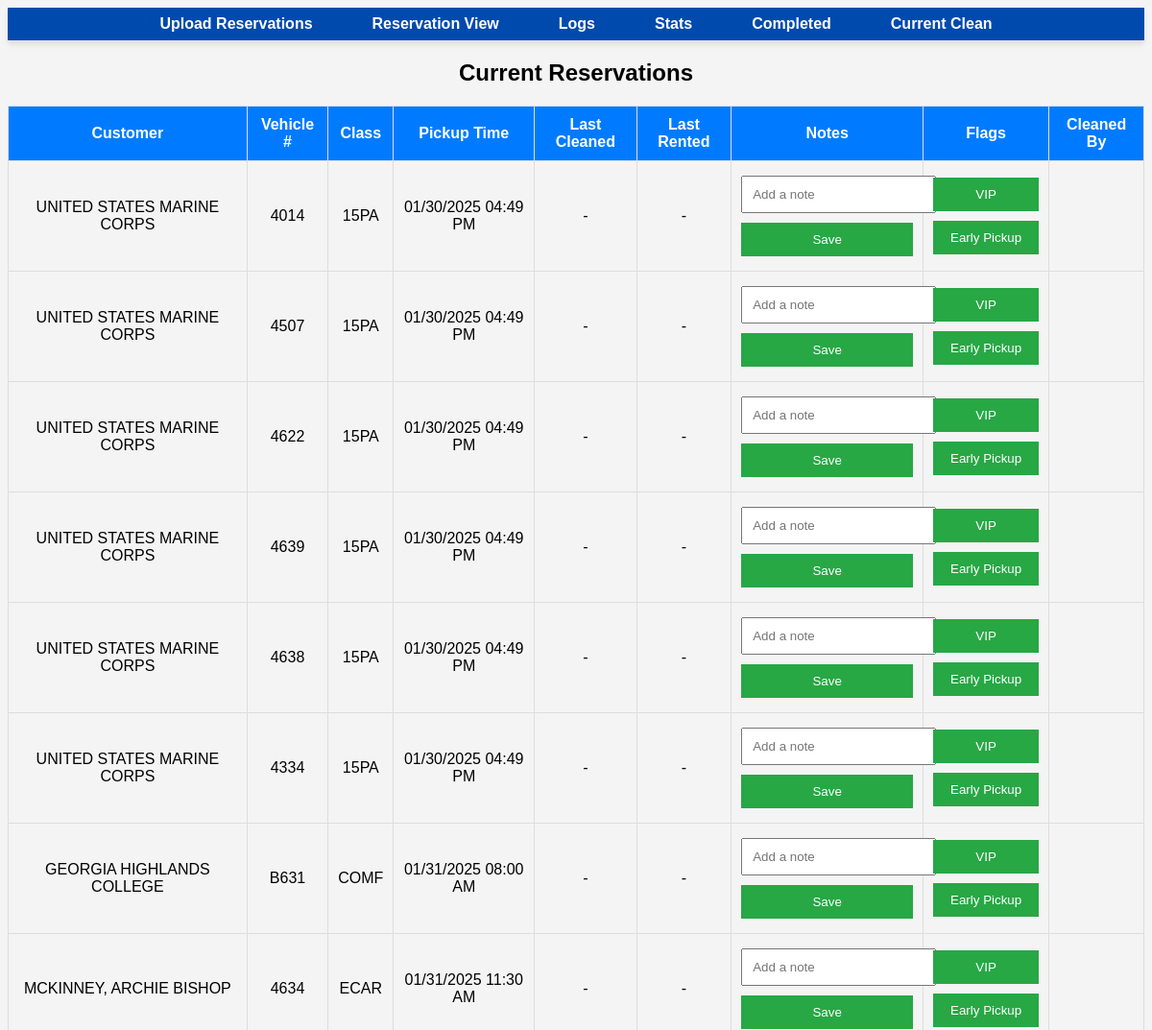
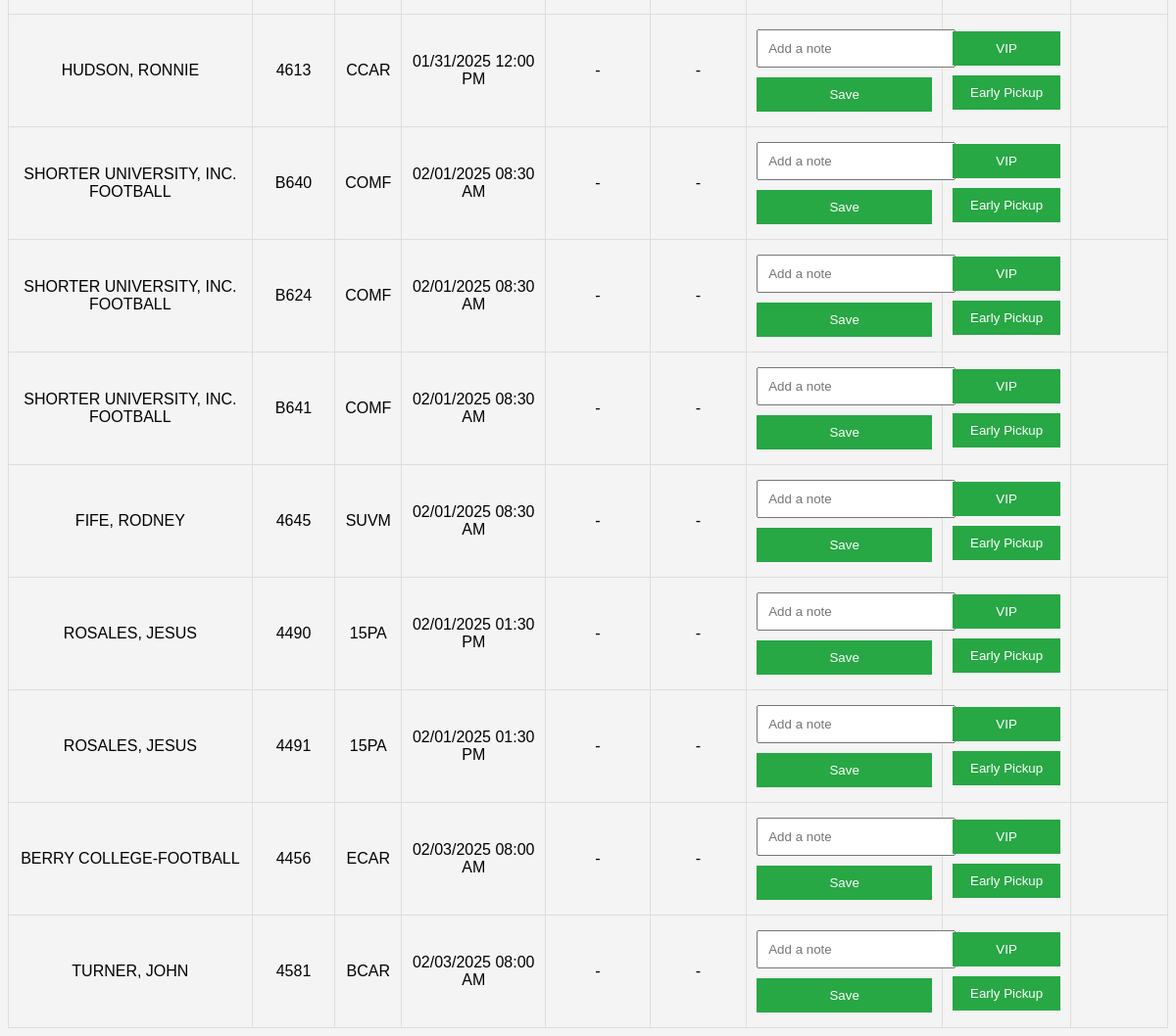
/admin-dashboard (signed in), run on the app's committed database (2 pictures, top to bottom).
### app.py (models this page shows)
class Reservation(db.Model):
    id = db.Column(db.Integer, primary_key=True)
    customer_name = db.Column(db.String(100))
    vehicle_number = db.Column(db.String(10))
    vehicle_class = db.Column(db.String(50))
    pickup_time = db.Column(db.DateTime)
    last_cleaned = db.Column(db.String(50), default="-")
    last_rented = db.Column(db.String(50), default="-")
    cleaned_by = db.Column(db.String(100), default="")
    notes = db.Column(db.Text, default="")
    is_vip = db.Column(db.Boolean, default=False)
    early_pickup = db.Column(db.Boolean, default=False)
    completed = db.Column(db.Boolean, default=False)  # ✅ New column

### app.py (the view)
@app.route('/admin-dashboard')
def admin_dashboard():
    if 'admin' in session:
        reservations = Reservation.query.filter_by(completed=False).order_by(Reservation.pickup_time).all()
        return render_template('admin_dashboard.html', reservations=reservations)
    return redirect(url_for('login'))

### templates/admin_dashboard.html (shortened to what this page needs)
<!DOCTYPE html>
<html lang="en">
<head>
    <link rel="stylesheet" href="{{ url_for('static', filename='styles.css') }}">
</head>
<body>
    <nav class="navigation">
    <ul>
        <li><a href="{{ url_for('upload_reservations') }}">Upload Reservations</a></li>
        <li><a href="{{ url_for('reservation_page') }}">Reservation View</a></li>
        <li><a href="{{ url_for('logs_page') }}">Logs</a></li>
        <li><a href="{{ url_for('stats_page') }}">Stats</a></li>
		<li><a href="{{ url_for('completed_page') }}">Completed</a></li>
        <li><a href="{{ url_for('current_clean_page') }}">Current Clean</a></li>
    </ul>
</nav>
        <h2>Current Reservations</h2>
        <table>
            <thead>
                <tr>
                    <th>Customer</th>
                    <th>Vehicle #</th>
                    <th>Class</th>
                    <th>Pickup Time</th>
                    <th>Last Cleaned</th>
                    <th>Last Rented</th>
                    <th>Notes</th>
                    <th>Flags</th>
                    <th>Cleaned By</th>
                </tr>
            </thead>
            <tbody>
                {% for res in reservations %}
                <tr>
                    <td>{{ res.customer_name }}</td>
                    <td>{{ res.vehicle_number }}</td>
                    <td>{{ res.vehicle_class }}</td>
                    <td>{{ res.pickup_time.strftime('%m/%d/%Y %I:%M %p') }}</td>
                    <td>{{ res.last_cleaned }}</td>
                    <td>{{ res.last_rented }}</td>
                    <td>
                        <form action="{{ url_for('edit_note', reservation_id=res.id) }}" method="POST">
                            <input type="text" name="notes" value="{{ res.notes }}" placeholder="Add a note">
                            <button type="submit">Save</button>
                        </form>
                    </td>
                    <td>
                        <button onclick="toggleVIP({{ res.id }})" class="{{ 'vip-active' if res.is_vip else '' }}">VIP</button>
                        <button onclick="toggleEarly({{ res.id }})" class="{{ 'early-active' if res.early_pickup else '' }}">Early Pickup</button>
                    </td>
                    <td>{{ res.cleaned_by }}</td>
                </tr>
                {% endfor %}
            </tbody>
        </table>
</body>
</html>

### static/styles.css (style rules this page uses)
body { font-family: Arial, sans-serif; text-align: center; background-color: #f4f4f4; }
input, select, button { width: 100%; padding: 10px; margin: 5px 0; }
button { background: #28a745; color: white; border: none; cursor: pointer; }
table { width: 100%; border-collapse: collapse; margin-top: 20px; }
th, td { border: 1px solid #ddd; padding: 10px; }
th { background-color: #28a745; color: white; }
th { background-color: #007bff; color: white; }
.navigation { background-color: #004aad; display: flex; justify-content: center; padding: 0.5em; box-shadow: 0px 4px 6px rgba(0, 0, 0, 0.1); }
.navigation ul { list-style: none; display: flex; margin: 0; padding: 0; }
.navigation li { margin: 0 15px; }
.navigation a { text-decoration: none; color: white; font-weight: bold; font-size: 1rem; padding: 0.5em 1em; border-radius: 5px; transition: background-color 0.3s ease; }

### data on the page
Reservation: customer_name "UNITED STATES MARINE CORPS", vehicle_number "4014", vehicle_class "15PA", pickup_time "01/30/2025 04:49 PM", last_cleaned "-", last_rented "-"
Reservation: customer_name "UNITED STATES MARINE CORPS", vehicle_number "4507", vehicle_class "15PA", pickup_time "01/30/2025 04:49 PM", last_cleaned "-", last_rented "-"
Reservation: customer_name "UNITED STATES MARINE CORPS", vehicle_number "4622", vehicle_class "15PA", pickup_time "01/30/2025 04:49 PM", last_cleaned "-", last_rented "-"
Reservation: customer_name "UNITED STATES MARINE CORPS", vehicle_number "4639", vehicle_class "15PA", pickup_time "01/30/2025 04:49 PM", last_cleaned "-", last_rented "-"
Reservation: customer_name "UNITED STATES MARINE CORPS", vehicle_number "4638", vehicle_class "15PA", pickup_time "01/30/2025 04:49 PM", last_cleaned "-", last_rented "-"
Reservation: customer_name "UNITED STATES MARINE CORPS", vehicle_number "4334", vehicle_class "15PA", pickup_time "01/30/2025 04:49 PM", last_cleaned "-", last_rented "-"
Reservation: customer_name "GEORGIA HIGHLANDS COLLEGE", vehicle_number "B631", vehicle_class "COMF", pickup_time "01/31/2025 08:00 AM", last_cleaned "-", last_rented "-"
Reservation: customer_name "MCKINNEY, ARCHIE BISHOP", vehicle_number "4634", vehicle_class "ECAR", pickup_time "01/31/2025 11:30 AM", last_cleaned "-", last_rented "-"
Reservation: customer_name "HUDSON, RONNIE", vehicle_number "4613", vehicle_class "CCAR", pickup_time "01/31/2025 12:00 PM", last_cleaned "-", last_rented "-"
Reservation: customer_name "SHORTER UNIVERSITY, INC. FOOTBALL", vehicle_number "B640", vehicle_class "COMF", pickup_time "02/01/2025 08:30 AM", last_cleaned "-", last_rented "-"
Reservation: customer_name "SHORTER UNIVERSITY, INC. FOOTBALL", vehicle_number "B624", vehicle_class "COMF", pickup_time "02/01/2025 08:30 AM", last_cleaned "-", last_rented "-"
Reservation: customer_name "SHORTER UNIVERSITY, INC. FOOTBALL", vehicle_number "B641", vehicle_class "COMF", pickup_time "02/01/2025 08:30 AM", last_cleaned "-", last_rented "-"
Reservation: customer_name "FIFE, RODNEY", vehicle_number "4645", vehicle_class "SUVM", pickup_time "02/01/2025 08:30 AM", last_cleaned "-", last_rented "-"
Reservation: customer_name "ROSALES, JESUS", vehicle_number "4490", vehicle_class "15PA", pickup_time "02/01/2025 01:30 PM", last_cleaned "-", last_rented "-"
Reservation: customer_name "ROSALES, JESUS", vehicle_number "4491", vehicle_class "15PA", pickup_time "02/01/2025 01:30 PM", last_cleaned "-", last_rented "-"
Reservation: customer_name "BERRY COLLEGE-FOOTBALL", vehicle_number "4456", vehicle_class "ECAR", pickup_time "02/03/2025 08:00 AM", last_cleaned "-", last_rented "-"
Reservation: customer_name "TURNER, JOHN", vehicle_number "4581", vehicle_class "BCAR", pickup_time "02/03/2025 08:00 AM", last_cleaned "-", last_rented "-"
